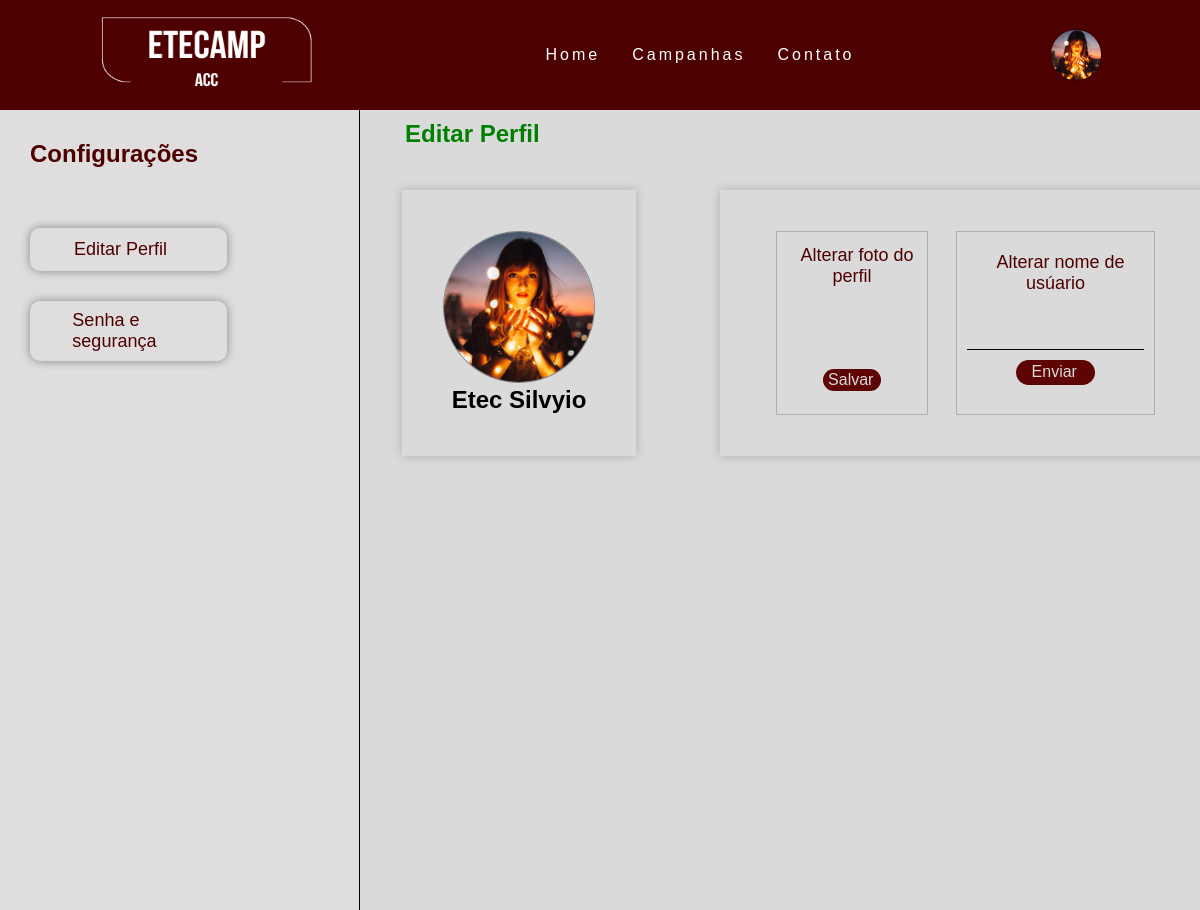
The app's page /config_perfil.php (signed in) with its own data.
### tables this page shows
CREATE TABLE `user` (
  `id` int(11) NOT NULL,
  `nome` varchar(260) NOT NULL,
  `email` varchar(260) NOT NULL,
  `senha` varchar(30) NOT NULL,
  `foto_perfil` varchar(255) NOT NULL
);

### config_perfil.php (the view, shortened to what this page needs)
<!DOCTYPE html>
<html lang="en">
<head>
    <link rel="stylesheet" type="text/css" href="css/Paginas do Site/config_perfil.css"/>
</head>
<body>
    <?php
    include("settings/conexao.php");
    include("header.php");
    ?>
    <section>
        <div class="barra_lateral">
            <h1>Configurações</h1>
            <div class="hide">
              <a class="link" href="config_perfil.php"><ion-icon name="color-wand-outline"></ion-icon>Editar Perfil</a>
              <a class="link" href="mudar_senha.php"><ion-icon name="glasses-outline"></ion-icon>Senha e segurança</a>
            </div>
        </div>
        <div class="main_area">
            <h1 style="color: green; margin-left: 45px; margin-top: 10px" >Editar Perfil</h1>
              <div class="container_all">
                  <div class="formulario1">
                    <?php
                        $stmt = "SELECT * FROM user";
                        $resultado = mysqli_query($conn, $stmt);
                        if(mysqli_num_rows($resultado)>0){
                            while($user = mysqli_fetch_assoc($resultado)){
                                echo '<img src="settings/uploads/' . $user['foto_perfil'] . '" alt="Envie uma imagem">';
                            }
                        }
                        $stmt2 = "SELECT * FROM user";
                        $resultado2 = mysqli_query($conn, $stmt2);
                        if(mysqli_num_rows($resultado2)>0){
                            while($nome = mysqli_fetch_assoc($resultado2)){
                                echo '<h1>'.$nome['nome'].'</h1>';
                            }
                        }
                    ?>
                </div>
                <div class="formulario2">
                  <form action="settings/upload_F_user.php" method="POST" enctype="multipart/form-data">
                      <label for="foto"><ion-icon name="push-outline"></ion-icon>Alterar foto do perfil</label>
                      <input type="submit" value="Salvar">
                  </form>
                  <form  action="settings/nome_user.php" method="POST">
                      <label for="username"><ion-icon name="push-outline"></ion-icon>Alterar nome de usúario</label>
                      <input type="text" name="username" class="username_edit" id="username" autocomplete="off" required>
                      <input type="submit" value="Enviar" class="env_username">
                  </form>
                </div>
              </div>
        </div>
    </section>
</body>
</html>

### header.php (shortened to what this page needs)
<!DOCTYPE html>
<html lang="pt-br">
<head>
    <link
      rel="stylesheet"
      type="text/css"
      href="css/Paginas do Site/nav.css"
    />
    <link
    rel="stylesheet"
    type="text/css"
    href="css/Paginas do Site/nav.css"
    />
</head>
<body>
    <header>
        <nav>
        <a class="home_link" href="index.php"><img class="logo" src="img/etecamp.png" /></a>
          <ul class="nav-list">
            <li><a href="index.php">Home</a></li>
            <li><a href="campanhas.php">Campanhas</a></li>
            <li><a href="contato.php">Contato</a></li>
          </ul>
          <?php
          if(@$_SESSION['usuario_logado'] == true){
            echo '<div class="container_contadrop">
            <div class="container_conta">';
                      include_once("settings/conexao.php");
                      $stmt = "SELECT * FROM user";
                      $resultado = mysqli_query($conn, $stmt);
                      if(mysqli_num_rows($resultado)>0){
                          while($user = mysqli_fetch_assoc($resultado)){
                              echo '<img class="foto_perfil" src="settings/uploads/'. $user['foto_perfil'] .'" alt="">';
                          }
                      }
          }
            ?>
              </div>
          </div>
        </nav>
    </header>
</body>
</html>

### css/Paginas do Site/config_perfil.css (style rules this page uses)
* { font-family: sans-serif; }
body { overflow-x: hidden; }
section { display: grid; grid-template-columns: 30% 70%; }
.barra_lateral { background-color: #dfdddd; display:flex; flex-direction: column; color: #4e0000; border-right: 1px solid black; height: 100vh; }
.barra_lateral h1 { margin: 30px; }
.barra_lateral a { display: flex; margin: 30px; align-items: center; color: #4e0000; padding: 2.5%; width: 50%; border-radius: 10px; transition: .5s; box-shadow: 0 0 10px rgba(0, 0, 0, 0.4); font-size: 18px; }
ion-icon { width: 25px; height: 25px; margin-right: 10px; }
.main_area img { width: 150px; height: 150px; border-radius: 50%; object-fit: cover; box-shadow: 0 0 0 1px rgba(0, 0, 0, 0.4); }
.main_area form input, label { margin-bottom: 10px; }
.main_area form label { color: #4e0000; font-size: 18px; }
input[type=text], input[type=file] { margin-top: 50px; border: 0; outline: 0; border-bottom: 1px solid #000000; background: transparent; resize: none; }
form .env_username { width: 10%; height: 25px; border-radius: 40px; background: #610202; border: none; cursor: pointer; font-size: 1em; font-weight: 600; color: #dadada; }
.container_all { display: flex; justify-content: space-evenly; }
.formulario1, .formulario2 { margin: 5%; padding: 5%; box-shadow: 0 0 10px rgb(0, 0, 0, 0.2); }
.formulario1 h1 { text-align: center; }
.formulario2 { display: flex; }
.formulario2 form { display: flex; padding:0 10px ; justify-content: center; align-items: center; flex-direction: column; text-align: center; box-shadow: 0 0 0 1px rgba(0, 0, 0, 0.2); margin:0px 15px; }
.formulario2 form label { margin-bottom: -10px; cursor: pointer; }
.formulario2 form input[type=submit] { width: 45%; padding: 2.5px 2.5px 2px 0; border-radius: 40px; background: #5e0404; border: none; cursor: pointer; font-size: 1em; font-weight: 400; color: #dadada; }

### css/Paginas do Site/nav.css (style rules this page uses)
body { background-color: #dadada; }
* { margin: 0; padding: 0; font-family: sans-serif; }
nav { display: flex; justify-content: space-around; align-items: center; font-family: system-ui, -apple-system, BlinkMacSystemFont, "Segoe UI", Roboto, Oxygen, Ubuntu, Cantarell, "Open Sans", "Helvetica Neue", sans-serif; background-color: #4d0000; height: 110px; }
a { color: #fff; text-decoration: none; }
.logo { height: 85px; width: 220px; }
.nav-list { list-style: none; display: flex; }
.nav-list li { letter-spacing: 3px; margin-left: 32px; }
.container_conta { display: flex; justify-content: center; align-items: center; overflow: hidden; object-fit: cover; border: 1px solid #340303; border-radius: 49%; height: 50px; width: 50px; cursor: pointer; }
.foto_perfil { height: 55px; width: 65px; object-fit: cover; }

### records on screen
user: foto_perfil (picture), nome "Etec Silvyio"
